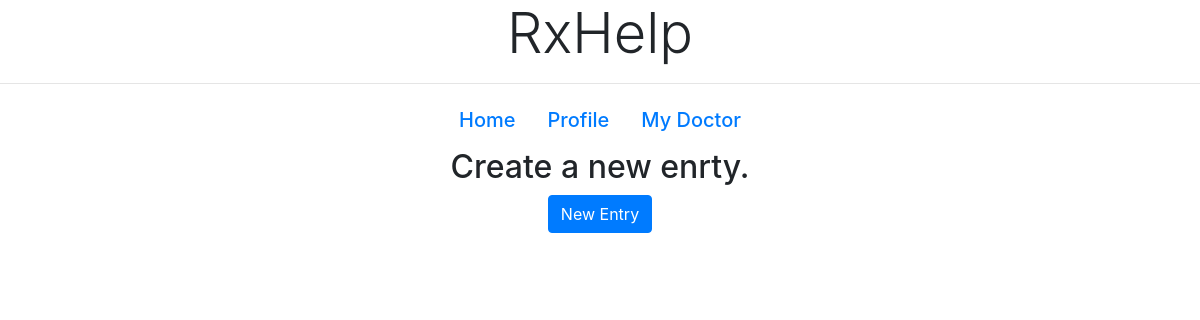
Page /patientHome/43825 on the earlier database version.
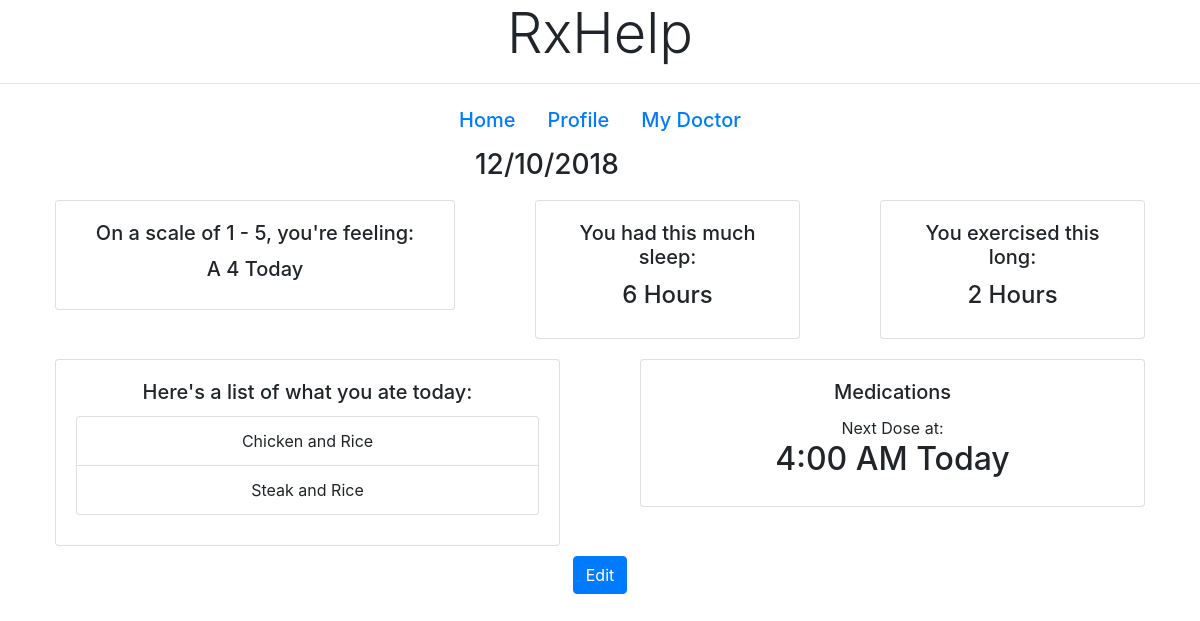
Same page on the later database version.
### tables this page shows
CREATE TABLE entries(
date DATE NOT NULL,
patient_id INT,
entry_id INT PRIMARY KEY,
mood INT, 
sleep INT,
exercise INT,
medication TIME NOT NULL,
diet VARCHAR(255) NOT NULL,
img LONGBLOB NOT NULL
);

CREATE TABLE foods(
  date DATE NOT NULL,
  food VARCHAR(255) NOT NULL,
  id_num INT NOT NULL
);

### app.py (the view)
@app.route('/patientHome/<id_num>', methods=["GET", "POST"])
def homeP(id_num):
    cur = conn.cursor()
    cur.execute("select * from entries where patient_id = ? and date = strftime('%m/%d/%Y', 'now', 'localtime')", (id_num,))
    data = cur.fetchall()
    cur.execute("select * from foods where id_num = ? and date = strftime('%m/%d/%Y', 'now', 'localtime')", (id_num,))
    foods = cur.fetchall()
    return render_template('patient/patientHome.html', data=data, foods=foods, id_num=id_num)

### templates/patient/patientHome.html (shortened to what this page needs)
<!DOCTYPE html>
<html lang="en">
<head>
  <link rel="stylesheet" href="https://stackpath.bootstrapcdn.com/bootstrap/4.1.3/css/bootstrap.min.css"
>
</head>
<body>
<b><h1 style="text-align: center;" class="display-4">RxHelp</h1></b>
<hr>
<ul class="nav justify-content-center">
  <li class="nav-item">
    <a class="nav-link active" href="/patientHome/{{id_num}}"><h5>Home</h5></a>
  </li>
  <li class="nav-item">
    <a class="nav-link" href="/patientProfile/{{id_num}}"><h5>Profile</h5></a>
  </li>
  <li class="nav-item">
    <a class="nav-link" href="/patientMyDoctor/{{id_num}}"><h5>My Doctor</h5></a>
  </li>
</ul>
{% for o in data%}
<div id="boxy" class="container">
  <div class="row" style="text-align: center">
    <div class="col">
      <div class="row" style="margin: auto; max-width: 250px">
      <h3>{{o[0]}}</h3>
    </div>
  </div>
  <div id="myUL">
    <div class="row">
      <div class="col">
        <div class="col">
          <div style="margin: 10px; width: 400px" class="card">
            <div class="card-body" align="center">
              <h5 class="card-title">On a scale of 1 - 5, you're feeling:  </h5>
               <h5>A {{o[3]}} Today</h5>
            </div>
          </div>
        </div>
      </div>
      <div class="col">
        <div class="col">
          <div style="margin: 10px;" id="sleep" class="card">
            <div class="card-body">
              <h5 class="card-title">You had this much sleep:</h5>
              <h4>{{o[4]}} Hours</h4>
            </div>
          </div>
        </div>
      </div>
      <div class="col">
        <div class="col">
          <div style="margin: 10px;" id="exercise" class="card" style="width: 18rem;">
            <div class="card-body">
              <h5 class="card-title">You exercised this long:</h5>
              <h4>{{o[5]}} Hours</h4>
            </div>
          </div>
        </div>
      </div>
    </div>
    <div id="row2">
      <div class="center row">
        <div class="col center">
          <div class="col">
            <div style="margin: 10px" id="Food" class="card">
              <div class="card-body">
                <h5 class="card-title">Here's a list of what you ate today:</h5>
                <ul class="list-group">
                  {% for f in foods %}
                  <li class="list-group-item">{{f[1]}}</li>
                  {% endfor %}
                </ul>
              </div>
            </div>
          </div>
        </div>
        <div class="col">
          <div class="col">
            <div style="margin: 10px;" id="medication" class="card" style="width: 18rem;">
              <div class="card-body">
                <h5 class="card-title">Medications</h5>
                <a>Next Dose at:</a><br>
                <h2>{{o[6]}} {{o[7]}} Today</h2>
              </div>
            </div>
          </div>
        </div>
      </div>
    </div>
    <div align="center">
      <a type="button" class="btn btn-primary" href="/patientHome/edit/{{o[1]}}">Edit</a>
    </div>
  </div>
</div>
</div>
{% endfor %}
<div align="center">
  <div id="newentry">
            <h2> Create a new enrty. </h2>
  <a type="submit" class="btn btn-primary" href="/newEntry/{{id_num}}">New Entry</a>
  </div>
</div>
</body>
</html>

### templates/patient/patientHome.html (style rules this page uses)
body { background-image: url("https://patientengagementhit.com/images/site/features/_large/patient-healthcare-access-header.jpg"); background-size: auto auto; }
.list-group { max-height: 300px; margin-bottom: 10px; overflow:scroll; -webkit-overflow-scrolling: touch; }
#boxy { background-color: rgba(255, 255, 255, 0.6); }

Differences in the rows shown:
added entries: date "12/10/2018", mood "4", sleep "6", exercise "2", medication "4:00", diet "AM"
added foods: food "Chicken and Rice"
added foods: food "Steak and Rice"
Other differences:
text no longer shown: "Create a new enrty. New Entry"
